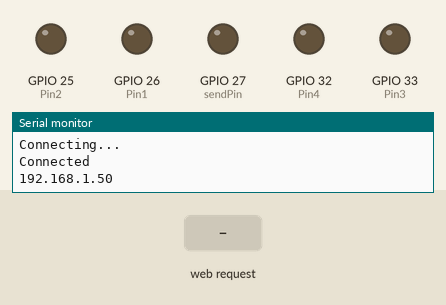
The program below on a simulated ESP32. Shown: output pins drawn as LEDs (lit = HIGH), the last lines printed to the serial monitor. Inputs (shaded band) come from the test bench. WiFi joins after 1.5 s; servers stay silent unless stated.

Above: at 3.3 s.
3.4 s: HTTP request GET /1 received
At 4.5 s:
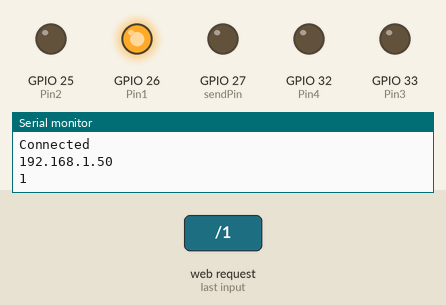
5.1 s: HTTP request GET /2 received
At 5.8 s:
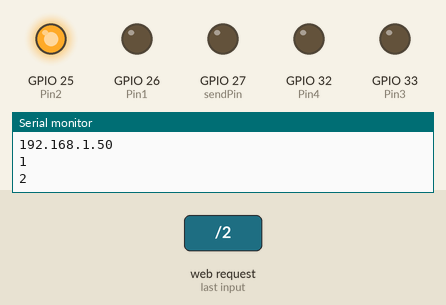
6.8 s: HTTP request GET /3 received
At 8.2 s:
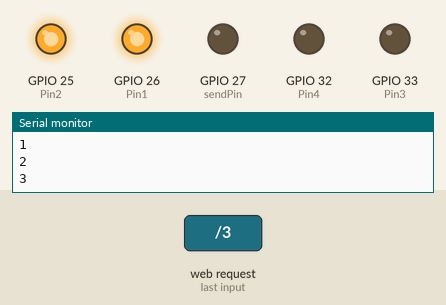
8.5 s: HTTP request GET /4 received
At 9.5 s:
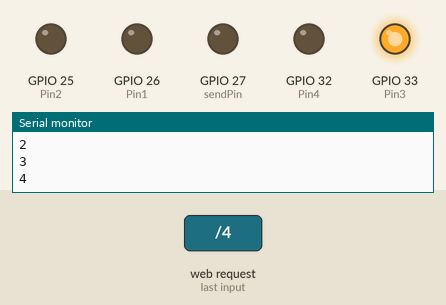
10.2 s: HTTP request GET /5 received
At 10.8 s:
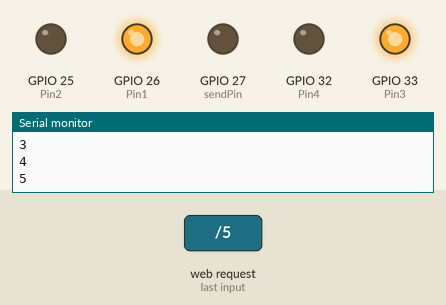
11.9 s: HTTP request GET /6 received
At 13.3 s:
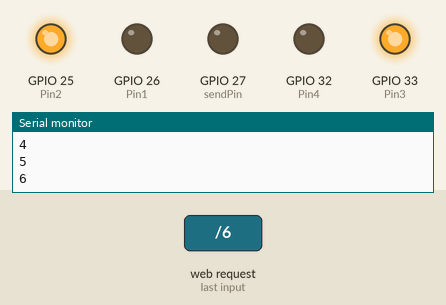
Timing chart, 0 to 14.6 s (numbered marks = the images above; inputs shaded):
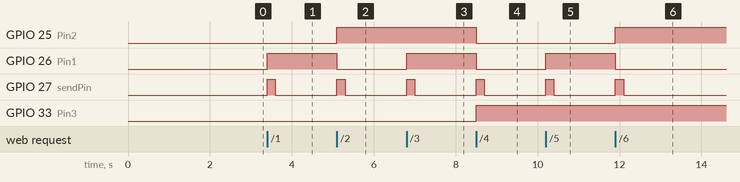

The program:

main.cpp
```cpp
#include <WiFi.h>
#include <WebServer.h>

#define sendPin 27
#define Pin1 26
#define Pin2 25
#define Pin3 33
#define Pin4 32

const char *ssid = "";        // 任意のWifiのSSID
const char *pass = "";    //  任意のWifiのパスワード
WebServer Server(80);         //  ポート番号（HTTP）

String message =
  "<html lang=\"ja\">\n\
  <meta charset=\"utf-8\">\n\
  <center>\
  <h2>Universal remote controller</h2>\
  <p><button type='button' onclick='location.href=\"/1\"' \
    style='width:200px;height:40px;'>No.1</button></p>\
  <center>\
  <p><button type='button' onclick='location.href=\"/2\"' \
    style='width:200px;height:40px;'>No.2</button></p>\
  <center>\
  <p><button type='button' onclick='location.href=\"/3\"' \
    style='width:200px;height:40px;'>No.3</button></p>\
  <center>\
  <p><button type='button' onclick='location.href=\"/4\"' \
    style='width:200px;height:40px;'>No.4</button></p>\
  <center>\
  <p><button type='button' onclick='location.href=\"/5\"' \
    style='width:200px;height:40px;'>No.5</button></p>\
  <center>\
  <p><button type='button' onclick='location.href=\"/6\"' \
    style='width:200px;height:40px;'>No.6</button></p>\
  <center>\
  <p><button type='button' onclick='location.href=\"/7\"' \
    style='width:200px;height:40px;'>No.7</button></p>\
  <center>\
  <p><button type='button' onclick='location.href=\"/8\"' \
    style='width:200px;height:40px;'>No.8</button></p>\
  <center>\
  <p><button type='button' onclick='location.href=\"/9\"' \
    style='width:200px;height:40px;'>No.9</button></p>\
  </center>";


//  クライアントにウェブページ（HTML）を返す関数
void SendMessage() {
  //  レスポンス文字列の生成（'\n' は改行; '\' は行継続）
  Serial.println("SendMessage");
  //  クライアントにレスポンスを返す
  Server.send(200, "text/html", message);
}

void SendMessage_1() {
  Serial.println("1");
  //  クライアントにレスポンスを返す
  Server.send(200, "text/html", message);
  //信号送信
  digitalWrite(Pin1, HIGH);
  digitalWrite(Pin2, LOW);
  digitalWrite(Pin3, LOW);
  digitalWrite(Pin4, LOW);
  digitalWrite(sendPin, HIGH);
  delay(200);
  digitalWrite(sendPin, LOW);
}
void SendMessage_2() {
  Serial.println("2");
  //  クライアントにレスポンスを返す
  Server.send(200, "text/html", message);
  //信号送信
  digitalWrite(Pin1, LOW);
  digitalWrite(Pin2, HIGH);
  digitalWrite(Pin3, LOW);
  digitalWrite(Pin4, LOW);
  digitalWrite(sendPin, HIGH);
  delay(200);
  digitalWrite(sendPin, LOW);
}
void SendMessage_3() {
  Serial.println("3");
  //  クライアントにレスポンスを返す
  Server.send(200, "text/html", message);
  //信号送信
  digitalWrite(Pin1, HIGH);
  digitalWrite(Pin2, HIGH);
  digitalWrite(Pin3, LOW);
  digitalWrite(Pin4, LOW);
  digitalWrite(sendPin, HIGH);
  delay(200);
  digitalWrite(sendPin, LOW);
}
void SendMessage_4() {
  Serial.println("4");
  //  クライアントにレスポンスを返す
  Server.send(200, "text/html", message);
  //信号送信
  digitalWrite(Pin1, LOW);
  digitalWrite(Pin2, LOW);
  digitalWrite(Pin3, HIGH);
  digitalWrite(Pin4, LOW);
  digitalWrite(sendPin, HIGH);
  delay(200);
  digitalWrite(sendPin, LOW);
}
void SendMessage_5() {
  Serial.println("5");
  //  クライアントにレスポンスを返す
  Server.send(200, "text/html", message);
  //信号送信
  digitalWrite(Pin1, HIGH);
  digitalWrite(Pin2, LOW);
  digitalWrite(Pin3, HIGH);
  digitalWrite(Pin4, LOW);
  digitalWrite(sendPin, HIGH);
  delay(200);
  digitalWrite(sendPin, LOW);
}
void SendMessage_6() {
  Serial.println("6");
  //  クライアントにレスポンスを返す
  Server.send(200, "text/html", message);
  //信号送信
  digitalWrite(Pin1, LOW);
  digitalWrite(Pin2, HIGH);
  digitalWrite(Pin3, HIGH);
  digitalWrite(Pin4, LOW);
  digitalWrite(sendPin, HIGH);
  delay(200);
  digitalWrite(sendPin, LOW);
}
void SendMessage_7() {
  Serial.println("7");
  //  クライアントにレスポンスを返す
  Server.send(200, "text/html", message);
  //信号送信
  digitalWrite(Pin1, HIGH);
  digitalWrite(Pin2, HIGH);
  digitalWrite(Pin3, HIGH);
  digitalWrite(Pin4, LOW);
  digitalWrite(sendPin, HIGH);
  delay(200);
  digitalWrite(sendPin, LOW);
}
void SendMessage_8() {
  Serial.println("8");
  //  クライアントにレスポンスを返す
  Server.send(200, "text/html", message);
  //信号送信
  digitalWrite(Pin1, LOW);
  digitalWrite(Pin2, LOW);
  digitalWrite(Pin3, LOW);
  digitalWrite(Pin4, HIGH);
  digitalWrite(sendPin, HIGH);
  delay(200);
  digitalWrite(sendPin, LOW);
}
void SendMessage_9() {
  Serial.println("9");
  //  クライアントにレスポンスを返す
  Server.send(200, "text/html", message);
  //信号送信
  digitalWrite(Pin1, HIGH);
  digitalWrite(Pin2, LOW);
  digitalWrite(Pin3, LOW);
  digitalWrite(Pin4, HIGH);
  digitalWrite(sendPin, HIGH);
  delay(200);
  digitalWrite(sendPin, LOW);
}


//  クライアントにエラーメッセージを返す関数
void SendNotFound() {
  Serial.println("SendNotFound");
  Server.send(404, "text/plain", "404 not found...");
}

//  メインプログラム
void setup() {
  pinMode(sendPin, OUTPUT);
  pinMode(Pin1, OUTPUT);
  pinMode(Pin2, OUTPUT);
  pinMode(Pin3, OUTPUT);
  pinMode(Pin4, OUTPUT);
  //  シリアルモニタ（動作ログ）
  Serial.begin(115200);               //  ESP  標準の通信速度 115200
  delay(100);                         //  100ms ほど待ってからログ出力可
  Serial.println("\n*** Starting ***");
  //  無線 LAN に接続
  WiFi.mode(WIFI_STA);
  WiFi.begin(ssid, pass);
  Serial.println("Connecting...");
  while (WiFi.status() != WL_CONNECTED) {
    delay(1000);
    if (WiFi.status() == WL_CONNECT_FAILED) {
      Serial.println("Can't connect");
    }
  }
  Serial.println("Connected");
  Serial.println(WiFi.localIP());     //  ESP 自身の IP アドレスをログ出力
  //  ウェブサーバの設定
  Server.on("/", SendMessage);         //  ルートアクセス時の応答関数を設定
  Server.on("/1", SendMessage_1);
  Server.on("/2", SendMessage_2);
  Server.on("/3", SendMessage_3);
  Server.on("/4", SendMessage_4);
  Server.on("/5", SendMessage_5);
  Server.on("/6", SendMessage_6);
  Server.on("/7", SendMessage_7);
  Server.on("/8", SendMessage_8);
  Server.on("/9", SendMessage_9);
  Server.onNotFound(SendNotFound);  //  不正アクセス時の応答関数を設定
  Server.begin();                     //  ウェブサーバ開始
}
void loop() {
  //  クライアントからの要求を処理する
  Server.handleClient();
}
```

Measured:
- after the input at 3.4 s, GPIO 26 (Pin1): LOW → HIGH at once; GPIO 27 (sendPin): LOW → HIGH at once, → LOW 0.20 s later
- after the input at 5.1 s, GPIO 25 (Pin2): LOW → HIGH at once; GPIO 26 (Pin1): HIGH → LOW at once; GPIO 27 (sendPin): LOW → HIGH at once, → LOW 0.20 s later
- after the input at 6.8 s, GPIO 26 (Pin1): LOW → HIGH at once; GPIO 27 (sendPin): LOW → HIGH at once, → LOW 0.20 s later
- after the input at 8.5 s, GPIO 25 (Pin2), GPIO 26 (Pin1): HIGH → LOW at once; GPIO 27 (sendPin): LOW → HIGH at once, → LOW 0.20 s later; GPIO 33 (Pin3): LOW → HIGH at once
- after the input at 10.2 s, GPIO 26 (Pin1): LOW → HIGH at once; GPIO 27 (sendPin): LOW → HIGH at once, → LOW 0.20 s later
- after the input at 11.9 s, GPIO 25 (Pin2): LOW → HIGH at once; GPIO 26 (Pin1): HIGH → LOW at once; GPIO 27 (sendPin): LOW → HIGH at once, → LOW 0.20 s later
